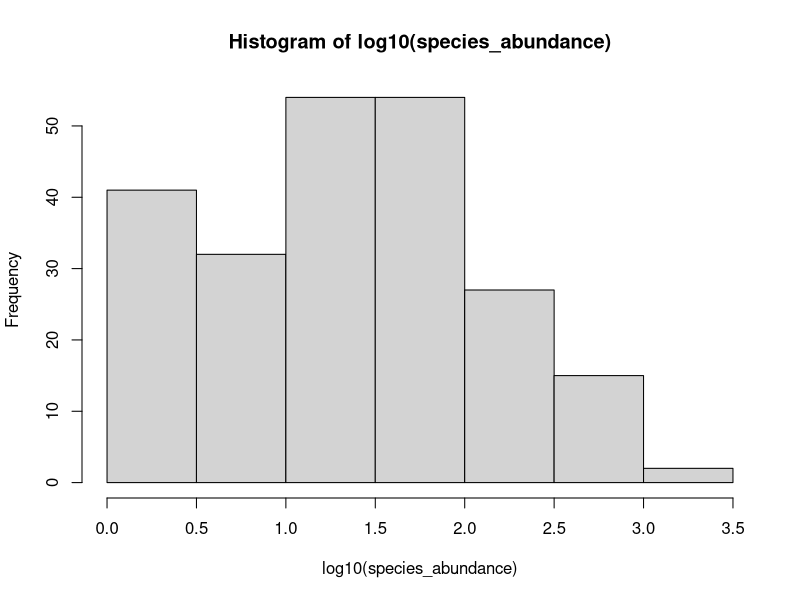
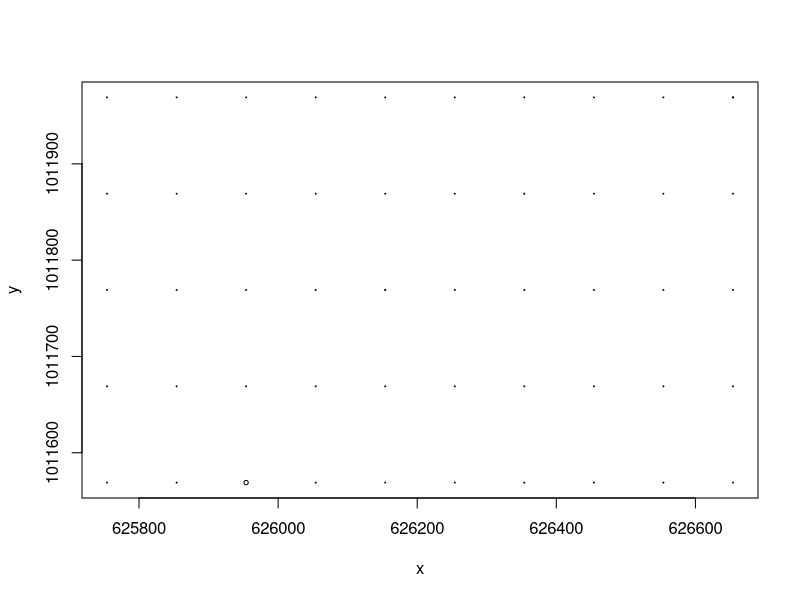
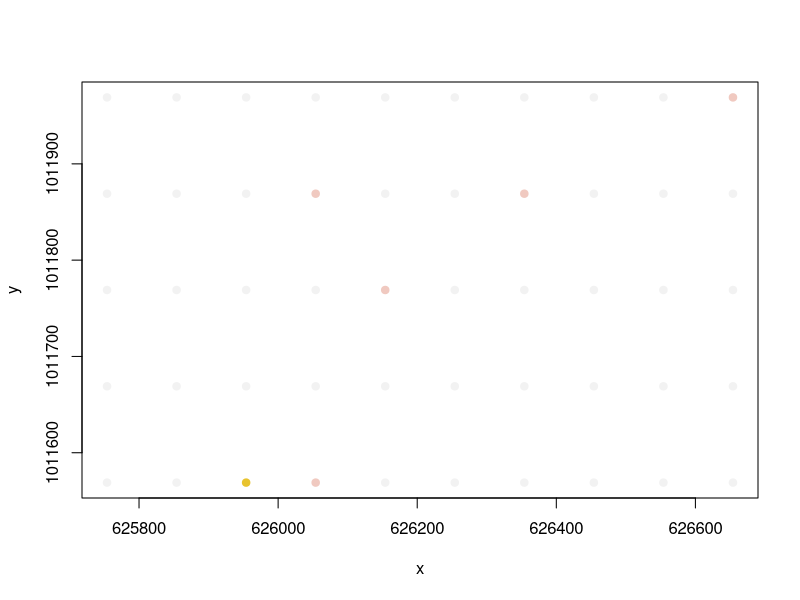
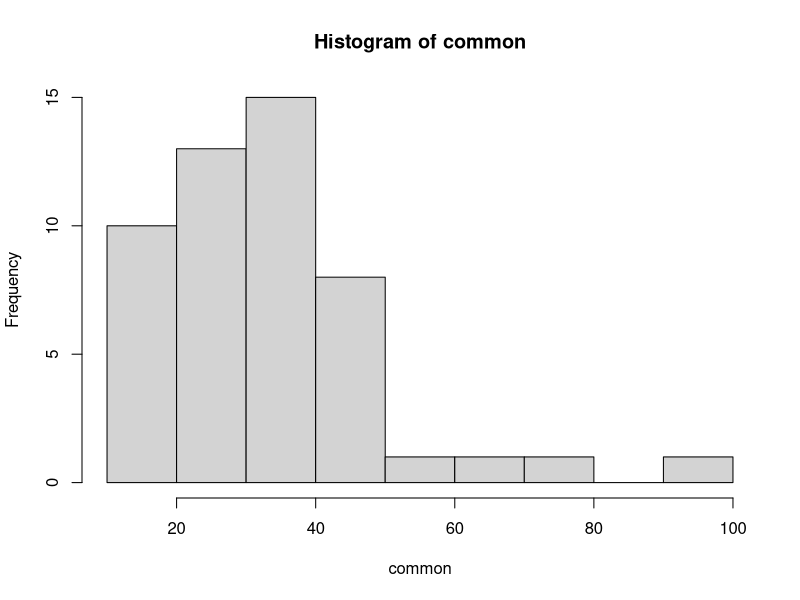
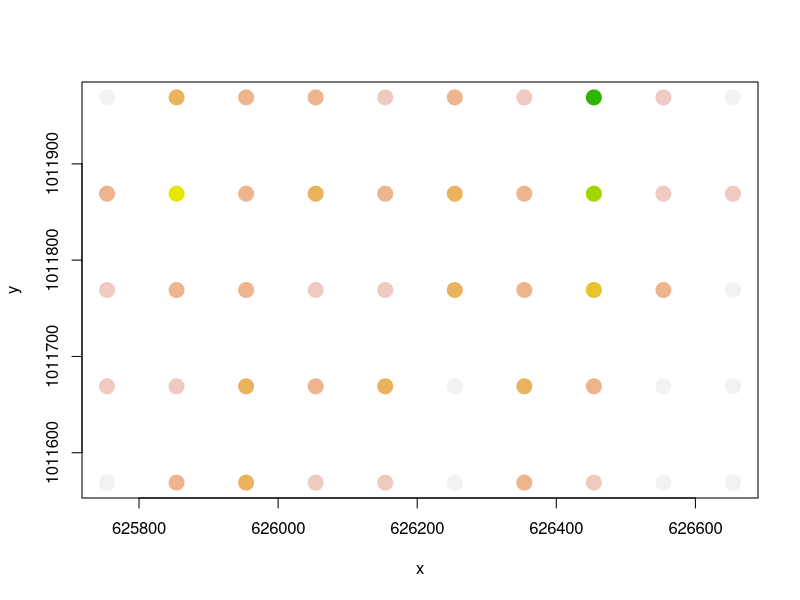
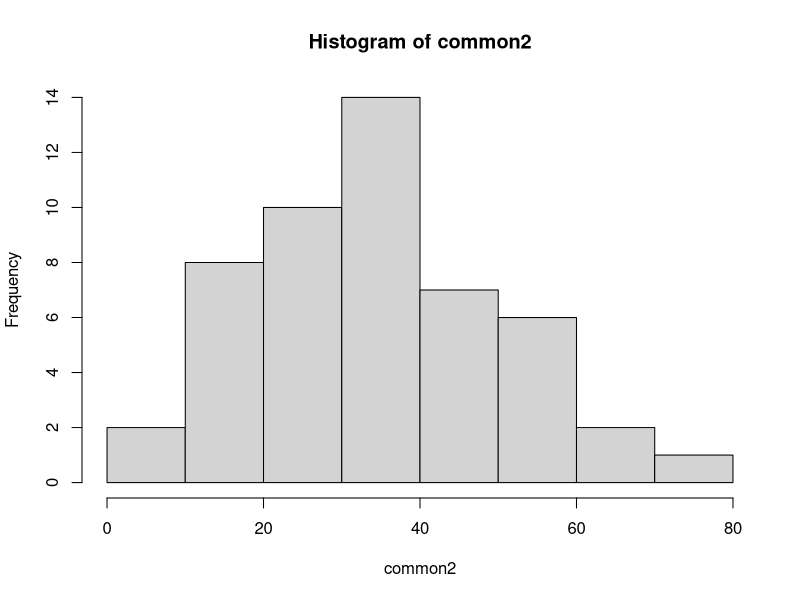
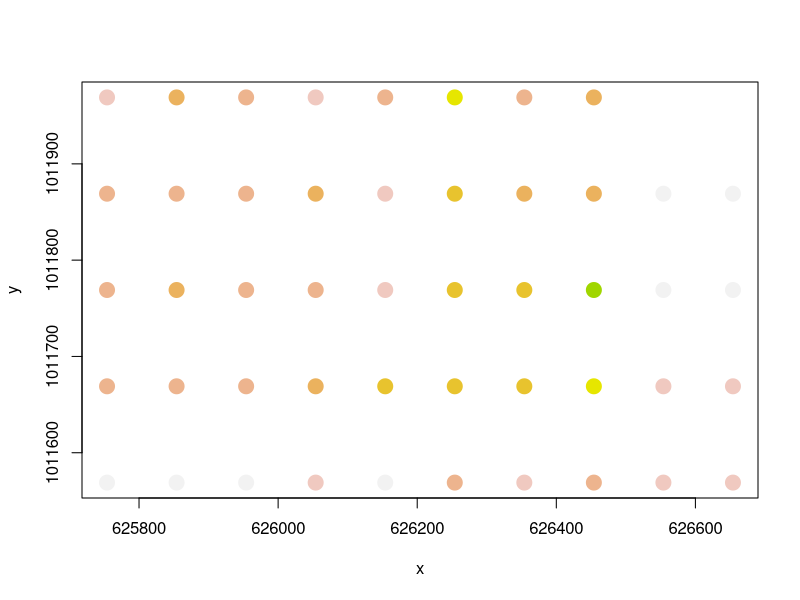
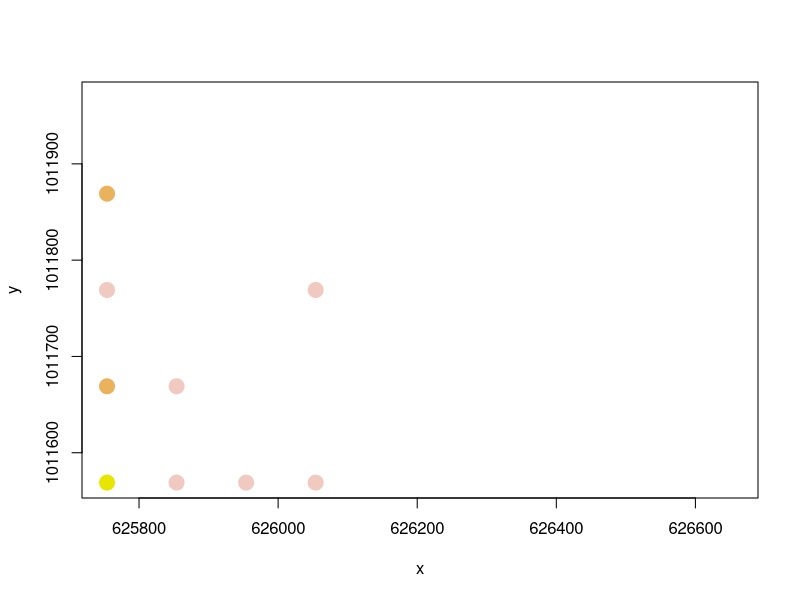

Write the R code that produced these figures, in order. (Note: this script raises an error after producing the figures.)
## ---- chunk 1
library(vegan)
data(BCI)
## UTM Coordinates (in metres)
BCI_xy = data.frame(x = rep(seq(625754, 626654, by=100), each=5), 
                    y = rep(seq(1011569,  1011969, by=100), len=50))
## ---- chunk 2
library(nlme)
## ---- chunk 3
dim(BCI)
## ---- chunk 4
species_abundance = colSums(BCI)
species_abundance

hist(log10(species_abundance))
plot(BCI_xy, cex=species_abundance/max(species_abundance))
## ---- chunk 5
col_brks = hist(species_abundance, plot = F)$breaks
col_indices = as.numeric(cut(species_abundance, col_brks))
cols = rev(terrain.colors(length(col_brks)))
plot(BCI_xy, pch = 19, col = cols[col_indices])
## ---- chunk 6
ifelse(species_abundance > 1700, print(BCI[,]), NA)
ifelse(species_abundance > 10 & species_abundance < 20, print(BCI[,]), NA)
## ---- chunk 7
common = BCI$Trichilia.tuberculata

rare = BCI$Siparuna.guianensis

common2 = BCI$Faramea.occidentalis

rare2 = BCI$Cavanillesia.platanifolia
hist(common)


col_brks = hist(common, plot = F)$breaks
col_brks
## ---- chunk 8
col_indices = as.numeric(cut(common, col_brks))
col_indices
## ---- chunk 9
cols = rev(terrain.colors(length(col_brks)))
plot(BCI_xy, pch = 19, cex = 2, col=cols[col_indices])
## ---- chunk 10
hist(common2)
## ---- chunk 11
col_brks_2 = hist(common2, plot = F)$breaks
col_indices_2 = as.numeric(cut(common2, col_brks))
cols_2 = rev(terrain.colors(length(col_brks)))
plot(BCI_xy, pch = 19, cex = 2, col=cols[col_indices_2])
## ---- chunk 12
col_brks_rare = hist(rare, plot = F)$breaks
col_indices_rare = as.numeric(cut(rare, col_brks_rare))
cols_rare = rev(terrain.colors(length(col_brks_rare)))
plot(BCI_xy, pch = 19, cex = 2, col=cols[col_indices_rare])
## ---- chunk 13
col_brks_rare2 = hist(rare2, plot = F)$breaks
col_indices_rare2 = as.numeric(cut(rare2, col_brks_rare2))
cols_rare2 = rev(terrain.colors(length(col_brks_rare2)))
plot(BCI_xy, pch = 19, cex = 2, col=cols[col_indices_rare2])
## ---- chunk 14
gls_one_predictor = gls(Drypetes.standleyi ~ Quassia.amara, data = BCI)
gls_one_predictor
## ---- chunk 15
gls_all_predictors = gls(Drypetes.standleyi ~ Cordia.lasiocalyx + Hirtella.triandra + Picramnia.latifolia + Quassia.amara +
           Tabernaemontana.arborea + Trattinnickia.aspera +  Xylopia.macrantha, data = BCI)
gls_all_predictors
## ---- chunk 16
x <- BCI_xy$x
y <- BCI_xy$y
one_predictor_exp = update(gls_one_predictor, corr=corExp(form = ~ x + y))
plot(Variogram(one_predictor_exp))
## ---- chunk 17
plot(Variogram(one_predictor_exp, resType='normalized'))
## ---- chunk 18
gls_all_predictors_exp = update(gls_all_predictors, corr=corExp(form = ~ x + y))
plot(Variogram(gls_all_predictors_exp))
## ---- chunk 19
plot(Variogram(one_predictor_exp, resType='normalized'))
## ---- chunk 20
anova(gls_one_predictor)
## ---- chunk 21
anova(one_predictor_exp)
## ---- chunk 22
anova(gls_all_predictors)
## ---- chunk 23
anova(gls_all_predictors_exp)
